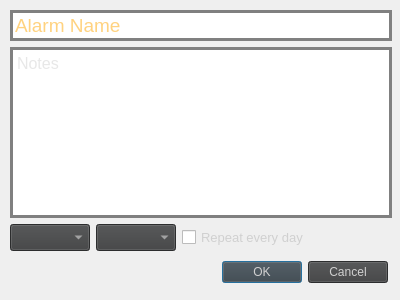
<?xml version="1.0" encoding="UTF-8"?>
<ui version="4.0">
 <class>AlarmDialog</class>
 <widget class="QDialog" name="AlarmDialog">
  <property name="geometry">
   <rect>
    <x>0</x>
    <y>0</y>
    <width>400</width>
    <height>300</height>
   </rect>
  </property>
  <property name="windowTitle">
   <string>Add Alarm</string>
  </property>
  <widget class="QWidget" name="verticalLayoutWidget">
   <property name="geometry">
    <rect>
     <x>10</x>
     <y>10</y>
     <width>382</width>
     <height>241</height>
    </rect>
   </property>
   <layout class="QVBoxLayout" name="verticalLayout">
    <item>
     <widget class="QLineEdit" name="lineEdit">
      <property name="font">
       <font>
        <pointsize>14</pointsize>
       </font>
      </property>
      <property name="contextMenuPolicy">
       <enum>Qt::DefaultContextMenu</enum>
      </property>
      <property name="styleSheet">
       <string notr="true">border: 3px solid gray;
color: #ffa500;</string>
      </property>
      <property name="text">
       <string/>
      </property>
      <property name="placeholderText">
       <string>Alarm Name</string>
      </property>
     </widget>
    </item>
    <item>
     <widget class="QTextEdit" name="textEdit">
      <property name="font">
       <font>
        <pointsize>12</pointsize>
       </font>
      </property>
      <property name="styleSheet">
       <string notr="true">border: 3px solid gray;
color: #d0d0d0;</string>
      </property>
      <property name="placeholderText">
       <string>Notes</string>
      </property>
     </widget>
    </item>
    <item>
     <layout class="QHBoxLayout" name="horizontalLayout">
      <item>
       <widget class="QComboBox" name="hourBox">
        <property name="sizePolicy">
         <sizepolicy hsizetype="Preferred" vsizetype="Expanding">
          <horstretch>0</horstretch>
          <verstretch>0</verstretch>
         </sizepolicy>
        </property>
        <property name="font">
         <font>
          <pointsize>12</pointsize>
         </font>
        </property>
        <property name="styleSheet">
         <string notr="true">background: #3E3F40;
color: #d0d0d0;
padding: 2px;</string>
        </property>
        <property name="maxVisibleItems">
         <number>12</number>
        </property>
       </widget>
      </item>
      <item>
       <widget class="QComboBox" name="minBox">
        <property name="sizePolicy">
         <sizepolicy hsizetype="Preferred" vsizetype="Preferred">
          <horstretch>0</horstretch>
          <verstretch>0</verstretch>
         </sizepolicy>
        </property>
        <property name="font">
         <font>
          <pointsize>12</pointsize>
         </font>
        </property>
        <property name="styleSheet">
         <string notr="true">background: #3E3F40;
color: #d0d0d0;
padding: 2px;
</string>
        </property>
        <property name="maxVisibleItems">
         <number>12</number>
        </property>
       </widget>
      </item>
      <item>
       <widget class="QCheckBox" name="checkBox">
        <property name="sizePolicy">
         <sizepolicy hsizetype="Expanding" vsizetype="Fixed">
          <horstretch>0</horstretch>
          <verstretch>0</verstretch>
         </sizepolicy>
        </property>
        <property name="font">
         <font>
          <pointsize>10</pointsize>
         </font>
        </property>
        <property name="styleSheet">
         <string notr="true">color: #d0d0d0;</string>
        </property>
        <property name="text">
         <string>Repeat every day</string>
        </property>
       </widget>
      </item>
     </layout>
    </item>
   </layout>
  </widget>
  <widget class="QDialogButtonBox" name="buttonBox">
   <property name="geometry">
    <rect>
     <x>10</x>
     <y>260</y>
     <width>378</width>
     <height>25</height>
    </rect>
   </property>
   <property name="sizePolicy">
    <sizepolicy hsizetype="Minimum" vsizetype="Fixed">
     <horstretch>0</horstretch>
     <verstretch>0</verstretch>
    </sizepolicy>
   </property>
   <property name="styleSheet">
    <string notr="true">background: #3E3F40;
color: #d0d0d0;</string>
   </property>
   <property name="orientation">
    <enum>Qt::Horizontal</enum>
   </property>
   <property name="standardButtons">
    <set>QDialogButtonBox::Cancel|QDialogButtonBox::Ok</set>
   </property>
  </widget>
 </widget>
 <resources/>
 <connections>
  <connection>
   <sender>buttonBox</sender>
   <signal>accepted()</signal>
   <receiver>AlarmDialog</receiver>
   <slot>accept()</slot>
   <hints>
    <hint type="sourcelabel">
     <x>248</x>
     <y>254</y>
    </hint>
    <hint type="destinationlabel">
     <x>157</x>
     <y>274</y>
    </hint>
   </hints>
  </connection>
  <connection>
   <sender>buttonBox</sender>
   <signal>rejected()</signal>
   <receiver>AlarmDialog</receiver>
   <slot>reject()</slot>
   <hints>
    <hint type="sourcelabel">
     <x>316</x>
     <y>260</y>
    </hint>
    <hint type="destinationlabel">
     <x>286</x>
     <y>274</y>
    </hint>
   </hints>
  </connection>
 </connections>
</ui>
